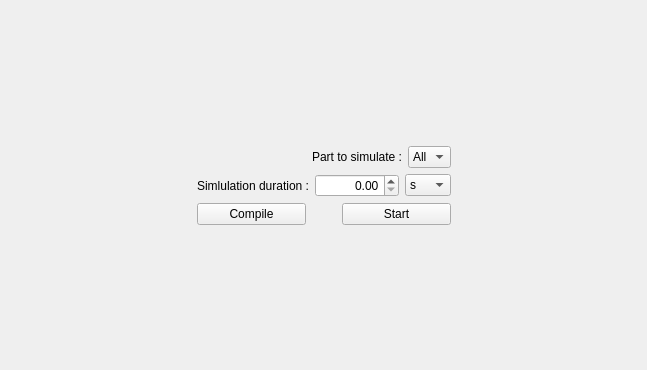
<?xml version="1.0" encoding="UTF-8"?>
<ui version="4.0">
 <class>SimuControl</class>
 <widget class="QWidget" name="SimuControl">
  <property name="geometry">
   <rect>
    <x>0</x>
    <y>0</y>
    <width>647</width>
    <height>370</height>
   </rect>
  </property>
  <property name="windowTitle">
   <string>Form</string>
  </property>
  <layout class="QGridLayout" name="gridLayout">
   <item row="1" column="2">
    <spacer name="horizontalSpacer">
     <property name="orientation">
      <enum>Qt::Horizontal</enum>
     </property>
     <property name="sizeHint" stdset="0">
      <size>
       <width>40</width>
       <height>20</height>
      </size>
     </property>
    </spacer>
   </item>
   <item row="1" column="0">
    <spacer name="horizontalSpacer_2">
     <property name="orientation">
      <enum>Qt::Horizontal</enum>
     </property>
     <property name="sizeHint" stdset="0">
      <size>
       <width>40</width>
       <height>20</height>
      </size>
     </property>
    </spacer>
   </item>
   <item row="1" column="1">
    <layout class="QVBoxLayout" name="verticalLayout_2">
     <item>
      <layout class="QHBoxLayout" name="horizontalLayout_3">
       <item>
        <widget class="QLabel" name="label_2">
         <property name="text">
          <string>Part to simulate :</string>
         </property>
         <property name="alignment">
          <set>Qt::AlignRight|Qt::AlignTrailing|Qt::AlignVCenter</set>
         </property>
        </widget>
       </item>
       <item>
        <widget class="QComboBox" name="partComboBox">
         <property name="sizePolicy">
          <sizepolicy hsizetype="Maximum" vsizetype="Fixed">
           <horstretch>0</horstretch>
           <verstretch>0</verstretch>
          </sizepolicy>
         </property>
         <item>
          <property name="text">
           <string>All</string>
          </property>
         </item>
        </widget>
       </item>
      </layout>
     </item>
     <item>
      <layout class="QHBoxLayout" name="horizontalLayout_2">
       <item>
        <widget class="QLabel" name="label">
         <property name="text">
          <string>Simlulation duration :</string>
         </property>
         <property name="alignment">
          <set>Qt::AlignRight|Qt::AlignTrailing|Qt::AlignVCenter</set>
         </property>
        </widget>
       </item>
       <item>
        <widget class="QDoubleSpinBox" name="timeSpinBox">
         <property name="alignment">
          <set>Qt::AlignRight|Qt::AlignTrailing|Qt::AlignVCenter</set>
         </property>
         <property name="maximum">
          <double>99999999999999995164818811802792197885196090803013355167206819763650035712.000000000000000</double>
         </property>
        </widget>
       </item>
       <item>
        <widget class="QComboBox" name="unitComboBox">
         <property name="sizePolicy">
          <sizepolicy hsizetype="Fixed" vsizetype="Fixed">
           <horstretch>0</horstretch>
           <verstretch>0</verstretch>
          </sizepolicy>
         </property>
         <item>
          <property name="text">
           <string>s</string>
          </property>
         </item>
         <item>
          <property name="text">
           <string>ms</string>
          </property>
         </item>
         <item>
          <property name="text">
           <string>us</string>
          </property>
         </item>
         <item>
          <property name="text">
           <string>ns</string>
          </property>
         </item>
         <item>
          <property name="text">
           <string>ps</string>
          </property>
         </item>
         <item>
          <property name="text">
           <string>fs</string>
          </property>
         </item>
        </widget>
       </item>
      </layout>
     </item>
     <item>
      <layout class="QHBoxLayout" name="horizontalLayout">
       <property name="spacing">
        <number>36</number>
       </property>
       <property name="leftMargin">
        <number>0</number>
       </property>
       <property name="rightMargin">
        <number>0</number>
       </property>
       <item>
        <widget class="QPushButton" name="compileButton">
         <property name="text">
          <string>Compile</string>
         </property>
        </widget>
       </item>
       <item>
        <widget class="QPushButton" name="startButton">
         <property name="text">
          <string>Start</string>
         </property>
        </widget>
       </item>
      </layout>
     </item>
    </layout>
   </item>
   <item row="0" column="1">
    <spacer name="verticalSpacer">
     <property name="orientation">
      <enum>Qt::Vertical</enum>
     </property>
     <property name="sizeHint" stdset="0">
      <size>
       <width>20</width>
       <height>40</height>
      </size>
     </property>
    </spacer>
   </item>
   <item row="2" column="1">
    <spacer name="verticalSpacer_2">
     <property name="orientation">
      <enum>Qt::Vertical</enum>
     </property>
     <property name="sizeHint" stdset="0">
      <size>
       <width>20</width>
       <height>40</height>
      </size>
     </property>
    </spacer>
   </item>
  </layout>
 </widget>
 <resources/>
 <connections/>
</ui>
